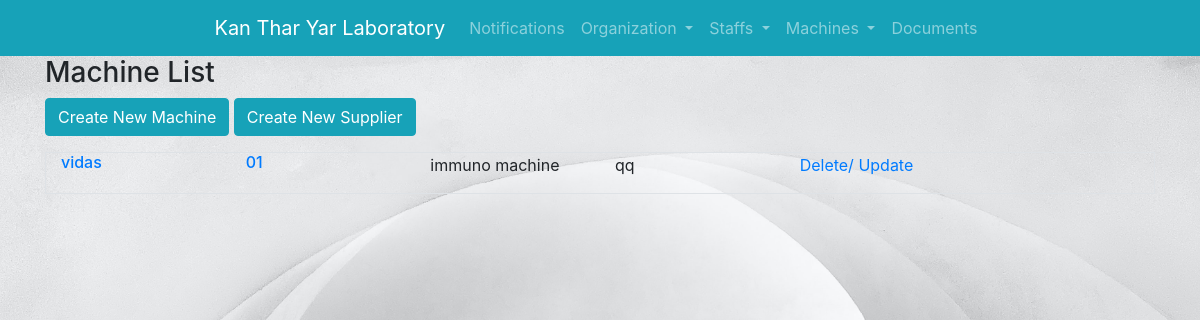
/machines/machine_list/, run on the app's committed database.
### machine/models.py (models this page shows, shortened)
class machines(models.Model):
    INTERVAL_CHOICES = ((1, 'Day(s)'), (2, 'Week(s)'), (3, 'Month(s)'), (4, 'Year(s)'),)
    NUMBER_CHOICES = ((1, '1'), (2, '2'), (3, '3'), (4, '4'), (5, '5'), (6, '6'),
                       (7, '7'), (8, '8'), (9, '9'), (10, '10'), (11, '11'), (12, '12'),)
    title = models.CharField(max_length=100, blank=True, null=True)
    code = models.CharField(max_length=100, blank=True, null=True)
    serial = models.CharField(max_length=100, blank=True, null=True)
    supplier = models.ForeignKey(Suppliers, on_delete=models.CASCADE, null=True)
    body = models.TextField(blank=False, null=True)
    qc_plan_number = models.IntegerField('QC is needed in every',
                                           blank=False, null=True, choices=NUMBER_CHOICES)
    qc_plan_interval = models.IntegerField('',
                                             blank=False, null=True, choices=INTERVAL_CHOICES)
    cali_plan_number = models.IntegerField('Calibration or PM need is needed in every',
                                           blank=False, null=True, choices=NUMBER_CHOICES)
    cali_plan_interval = models.IntegerField('',
                                    blank=False, null=True, choices=INTERVAL_CHOICES)
    date = models.DateTimeField('start operating date: (mm/dd/yyyy) e.g. 12/31/2020', auto_now_add=False,
                                auto_now=False, blank=True, null=True)
    op_duration = models.DateTimeField('operation plan will be made until: (mm/dd/yyyy) e.g. 12/31/2020',
                                       auto_now_add=False, auto_now=False,blank=True, null=True)
    thumb = models.ImageField(default='default.png', blank=True)
    document = models.FileField(upload_to='media/machines/' , null=True)
    author = models.ForeignKey(User, default=None, on_delete=models.CASCADE,)
    add_date = models.DateTimeField(auto_now_add=True, null=True)
    def plan_dates(self):
        if self.cali_plan_interval == 1:
            a = self.date
            b = self.op_duration
            c = str(self.cali_plan_number)+'D'
            dt = pandas.date_range(start=a, end=b, freq=c)
            return dt
        elif self.cali_plan_interval == 2:
            a = self.date
            b = self.op_duration
            c = str(self.cali_plan_number)+'W'
            dt = pandas.date_range(start=a, end=b, freq=c)
            return dt
        elif self.cali_plan_interval == 3:
            a = self.date
            b = self.op_duration
            c = str(self.cali_plan_number)+'MS'
            dt = pandas.date_range(start=a, end=b, freq=c)
            return dt
        else:
            a = self.date
            b = self.op_duration
            c = str(self.cali_plan_number)+'Y'
            dt = pandas.date_range(start=a, end=b, freq=c)
            return dt
    def alert_day0(self):
        dt = self.plan_dates()
        dt_onlydate = dt.strftime('%B. %d, %Y')
        target_day = pandas.to_datetime(['today'], utc=True)
        target_day_onlydate = target_day.strftime('%B. %d, %Y')
        for alert in dt_onlydate:
            if alert == target_day_onlydate:
                return 'today is calibration date.'
            else:
                return ''
    def alert_day1(self):
        dt = self.plan_dates()
        dt_onlydate = dt.strftime('%B. %d, %Y')
        target_day = pandas.to_datetime(['today'], utc=True) + pandas.Timedelta(days = 1)
        target_day_onlydate = target_day.strftime('%B. %d, %Y')
        for alert in dt_onlydate:
            if alert == target_day_onlydate:
                return 'calibration is needed in 1 day.'
            else:
                return ''
    def alert_day2(self):
        dt = self.plan_dates()
        dt_onlydate = dt.strftime('%B. %d, %Y')
        target_day = pandas.to_datetime(['today'], utc=True) + pandas.Timedelta(days=2)
        target_day_onlydate = target_day.strftime('%B. %d, %Y')
        for alert in dt_onlydate:
            if alert == target_day_onlydate:
                return 'calibration is needed in 2 day.'
            else:
                return ''
    def alert_day3(self):
        dt = self.plan_dates()
        dt_onlydate = dt.strftime('%B. %d, %Y')
        target_day = pandas.to_datetime(['today'], utc=True) + pandas.Timedelta(days=3)
        target_day_onlydate = target_day.strftime('%B. %d, %Y')
        for alert in dt_onlydate:
            if alert == target_day_onlydate:
                return 'calibration is needed in 3 day.'
            else:
                return ''

class Suppliers(models.Model):
    company = models.CharField(max_length=100, blank=True, null=True)
    address = models.CharField(max_length=200, blank=True, null=True)
    contact_person = models.TextField(blank=False, null=True)
    contact_phone = models.IntegerField(blank=True, null=True)
    document = models.FileField(upload_to='media/suppliers/', null=True)
    remark = models.TextField(blank=False, null=True)
    add_date = models.DateTimeField(auto_now_add=True, null=True)
    def __str__(self):
        return self.company

### machine/views.py (the view)
# urls.py: path('machine_list/', views.list_machine,  name="list_machine"),
def list_machine(request):
        machine = machines.objects.all().order_by('add_date');
        return render(request, 'machine/machine_list.html', {'machines': machine})

### machine/templates/machine/machine_list.html (shortened to what this page needs)
{% extends 'base_layout.html' %}
{% block content%}
        <h3>Machine List </h3>
        <a href="{% url 'machine:add_machine' %}" class="btn btn-info" role="button">Create New Machine</a>
        <a href="{% url 'machine:add_supplier' %}" class="btn btn-info" role="button">Create New Supplier</a>
        <div class="container my-3 border">
            {% for machine in machines %}
                <div class="mahcine">
                   <div class="row">
                        <div class="col-sm-2">
                            <h6><a href="{% url 'machine:detail_machine' pk=machine.pk %}">{{ machine.title }}</a></h6>
                        </div>
                        <div class="col-sm-2">
                            <h6><a href="{% url 'machine:detail_machine' pk=machine.pk %}">{{ machine.code }}</a></h6>
                        </div>
                        <div class="col-sm-2">
                            <p>{{ machine.body }}</p>
                        </div>
                        <div class="col-sm-2">
                            <p>{{ machine.supplier }}</p>
                        </div>
                        <div class="col-sm-2">
                            <p><a href="{% url 'machine:delete_machine' pk=machine.pk %}">Delete/</a>
                            <a href="{% url 'machine:update_machine' pk=machine.pk %}">Update</a></p>
                        </div>
                        <div class="col-sm-2">
                        </div>
                </div>
            </div>
            {% endfor %}
    </div>
{% endblock %}

### assets/styles.css (style rules this page uses)
body { background-color: #0f121f; background-image: url('/static/feathers.jpg'); background-repeat-y: no-repeat; background-size: cover; color: #fff; }

### data on the page
machines: title "vidas", code "01", body "immuno machine", supplier "qq"
